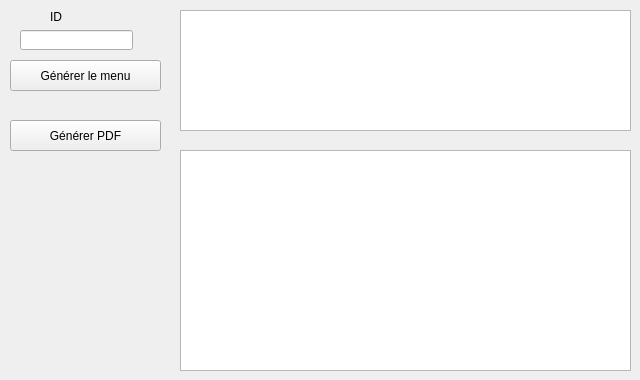
        <widget class="QWidget" name="tab_20">
         <attribute name="title">
          <string>Génération du menu</string>
         </attribute>
         <widget class="QLineEdit" name="lineEdit_27">
          <property name="geometry">
           <rect>
            <x>20</x>
            <y>30</y>
            <width>113</width>
            <height>20</height>
           </rect>
          </property>
         </widget>
         <widget class="QPushButton" name="pushButton_30">
          <property name="geometry">
           <rect>
            <x>10</x>
            <y>60</y>
            <width>151</width>
            <height>31</height>
           </rect>
          </property>
          <property name="text">
           <string>Générer le menu</string>
          </property>
         </widget>
         <widget class="QLabel" name="label_67">
          <property name="geometry">
           <rect>
            <x>50</x>
            <y>10</y>
            <width>47</width>
            <height>14</height>
           </rect>
          </property>
          <property name="text">
           <string>ID</string>
          </property>
         </widget>
         <widget class="QTableView" name="tableView_5">
          <property name="geometry">
           <rect>
            <x>180</x>
            <y>10</y>
            <width>451</width>
            <height>121</height>
           </rect>
          </property>
         </widget>
         <widget class="QTableView" name="tableView_6">
          <property name="geometry">
           <rect>
            <x>180</x>
            <y>150</y>
            <width>451</width>
            <height>221</height>
           </rect>
          </property>
         </widget>
         <widget class="QPushButton" name="PDF_aziz">
          <property name="geometry">
           <rect>
            <x>10</x>
            <y>120</y>
            <width>151</width>
            <height>31</height>
           </rect>
          </property>
          <property name="text">
           <string>Générer PDF</string>
          </property>
         </widget>
        </widget>
